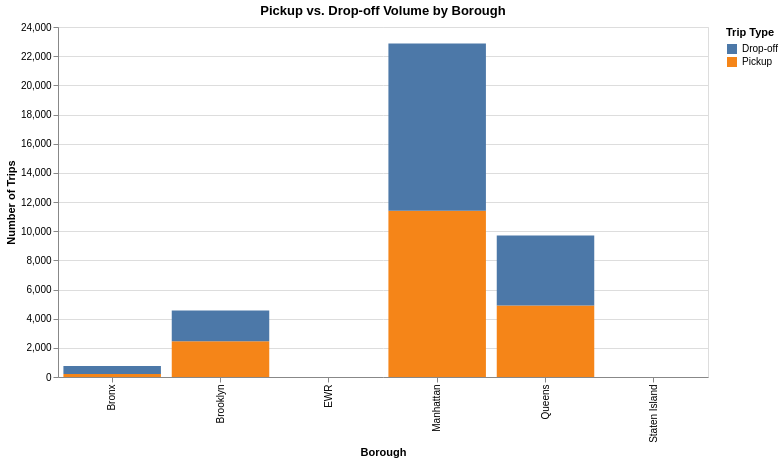

Here is the Vega-Lite specification saved for this chart:
### Vega-Lite specification from a JSON file in a GitHub repository (floating-point values rounded to 4 significant figures)
{"config": {"view": {"continuousWidth": 300, "continuousHeight": 300}}, "data": {"name": "data-ea5dbd66677f1ffc589ce38ee7f3dcfc"}, "mark": {"type": "bar"}, "encoding": {"color": {"field": "type", "title": "Trip Type", "type": "nominal"}, "tooltip": [{"field": "borough", "title": "Borough", "type": "nominal"}, {"field": "type", "title": "Type", "type": "nominal"}, {"field": "volume", "format": ",", "title": "Trips", "type": "quantitative"}], "x": {"field": "borough", "title": "Borough", "type": "nominal"}, "y": {"field": "volume", "title": "Number of Trips", "type": "quantitative"}}, "height": 350, "title": "Pickup vs. Drop-off Volume by Borough", "width": 650, "$schema": "https://vega.github.io/schema/vega-lite/v6.4.1.json", "datasets": {"data-ea5dbd66677f1ffc589ce38ee7f3dcfc": [{"borough": "Bronx", "volume": 207, "type": "Pickup"}, {"borough": "Brooklyn", "volume": 2447, "type": "Pickup"}, {"borough": "Manhattan", "volume": 11392, "type": "Pickup"}, {"borough": "Queens", "volume": 4901, "type": "Pickup"}, {"borough": "Staten Island", "volume": 2, "type": "Pickup"}, {"borough": "Bronx", "volume": 546, "type": "Drop-off"}, {"borough": "Brooklyn", "volume": 2108, "type": "Drop-off"}, {"borough": "EWR", "volume": 8, "type": "Drop-off"}, {"borough": "Manhattan", "volume": 11485, "type": "Drop-off"}, {"borough": "Queens", "volume": 4799, "type": "Drop-off"}, {"borough": "Staten Island", "volume": 3, "type": "Drop-off"}]}}
